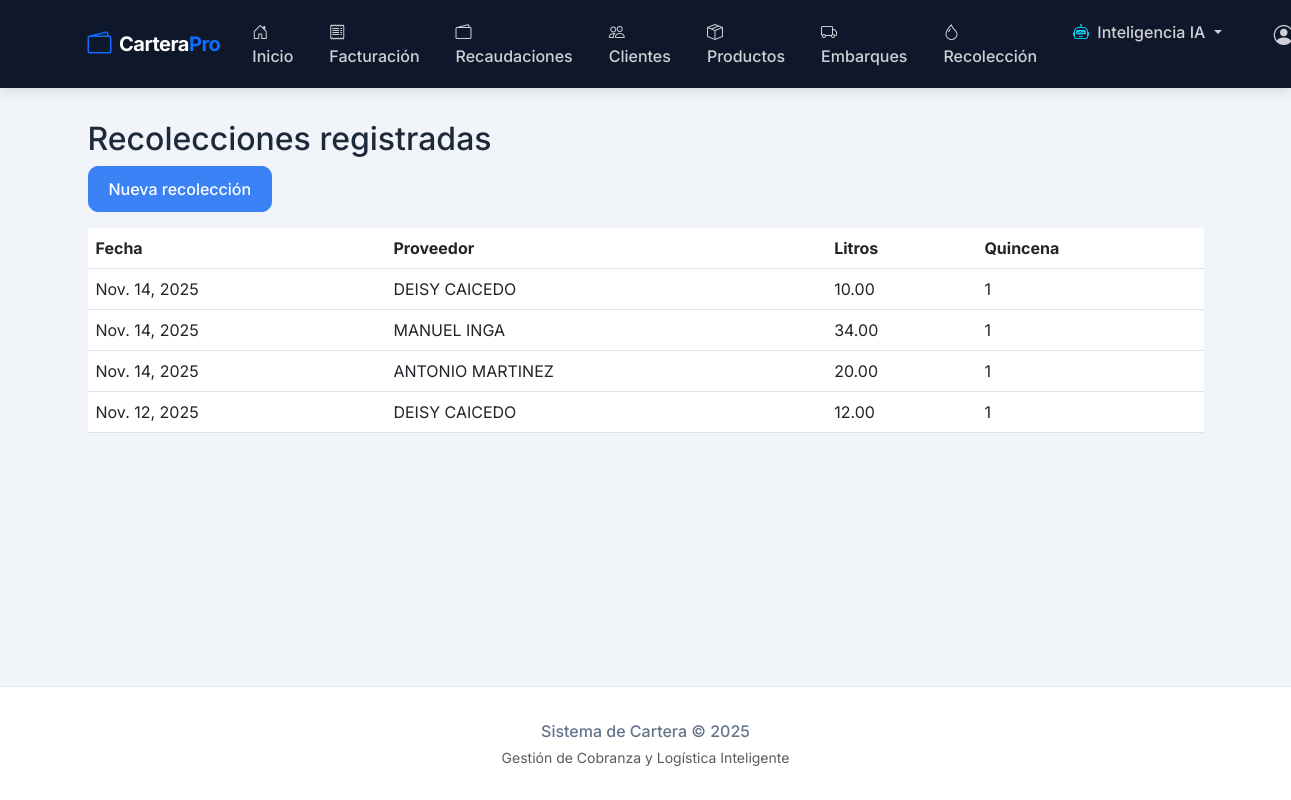
Screenshot of /recoleccion/ with the database file from the repository.
### recoleccion/models.py (models this page shows, shortened)
class Recoleccion(models.Model):
    proveedor = models.ForeignKey(Proveedor, on_delete=models.CASCADE, related_name="recolecciones")
    ruta = models.ForeignKey(Ruta, on_delete=models.CASCADE, related_name="recolecciones", null=True, blank=True)
    fecha = models.DateField(default=timezone.now)
    litros = models.DecimalField(max_digits=8, decimal_places=2)
    @property
    def quincena(self):
        return 1 if self.fecha.day <= 15 else 2

### proveedores/models.py (models this page shows, shortened)
class Proveedor(models.Model):
    nombre = models.CharField(max_length=100)
    identificacion = models.CharField(max_length=20, unique=True)
    telefono = models.CharField(max_length=20, blank=True, null=True)
    email = models.EmailField(blank=True, null=True)
    direccion = models.CharField(max_length=200, blank=True, null=True)
    ruta = models.ForeignKey("recoleccion.Ruta", on_delete=models.SET_NULL, null=True, blank=True)
    rut = models.FileField(upload_to='ruts/', blank=True, null=True)  # Para subir el RUT

### recoleccion/views.py (the view)
# urls.py: path('', views.RecoleccionListView.as_view(), name='lista'),
class RecoleccionListView(ListView):
    model = Recoleccion
    template_name = 'recoleccion/recoleccion_list.html'
    context_object_name = 'recolecciones'
    ordering = ['-fecha']

### recoleccion/templates/recoleccion/recoleccion_list.html
{% extends 'base.html' %}
{% block content %}
<h2>Recolecciones registradas</h2>
<a href="{% url 'recoleccion:crear' %}" class="btn btn-primary">Nueva recolección</a>
<table class="table mt-3">
  <tr>
    <th>Fecha</th>
    <th>Proveedor</th>
    <th>Litros</th>
    <th>Quincena</th>
  </tr>
  {% for r in recolecciones %}
  <tr>
    <td>{{ r.fecha }}</td>
    <td>{{ r.proveedor.nombre }}</td>
    <td>{{ r.litros }}</td>
    <td>{{ r.quincena }}</td>
  </tr>
  {% endfor %}
</table>
{% endblock %}

### templates/base.html (style rules this page uses)
:root { --primary-color: #0f172a; --secondary-color: #3b82f6; --accent-color: #6366f1; --bg-body: #f1f5f9; }
body { font-family: 'Inter', sans-serif; background-color: var(--bg-body); color: #1e293b; }
.btn-primary { background-color: var(--secondary-color); border-color: var(--secondary-color); font-weight: 500; padding: 0.6rem 1.25rem; border-radius: 10px; }

### rows the page displays
Recoleccion: fecha "Nov. 14, 2025", proveedor.nombre "DEISY CAICEDO", litros "10.00", quincena "1"
Recoleccion: fecha "Nov. 14, 2025", proveedor.nombre "MANUEL INGA", litros "34.00", quincena "1"
Recoleccion: fecha "Nov. 14, 2025", proveedor.nombre "ANTONIO MARTINEZ", litros "20.00", quincena "1"
Recoleccion: fecha "Nov. 12, 2025", proveedor.nombre "DEISY CAICEDO", litros "12.00", quincena "1"

### other values shown
{{ year|default:2025 }} "2025"
